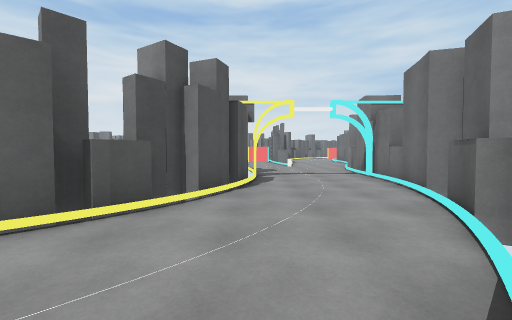
view 1 (above)

17 first-person views from a walk through a Unity game level. The camera is 1.4 m above the floor, tilts 2° down and sees 90° across. The floor is counted in squares, 2 m on a side. Each view is taken from the middle of a square. On the plan, view 1 faces up. The plan holds only what a view shows up to about 9 squares ahead; the rest is blank. The place goes on beyond the plan. The player character is not drawn.

view 2
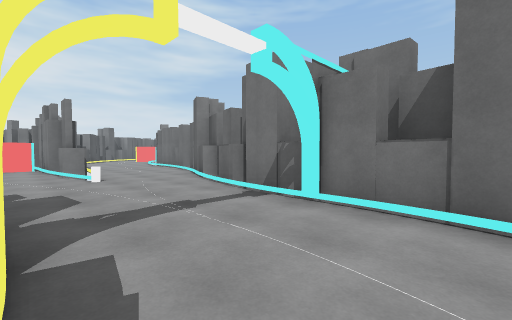

view 3
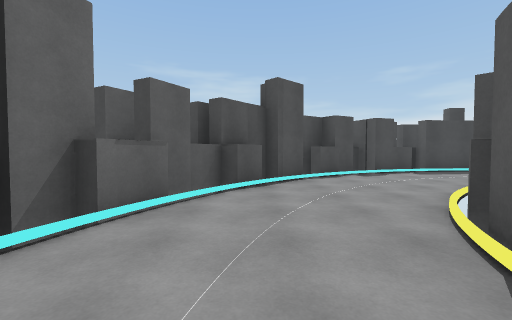

view 4
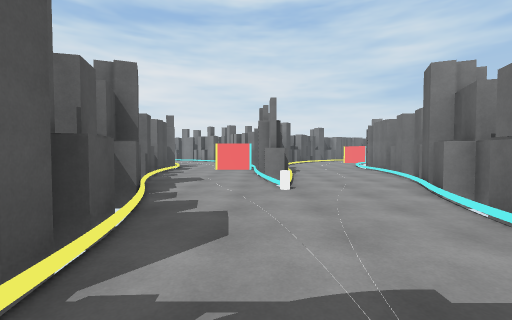

view 5
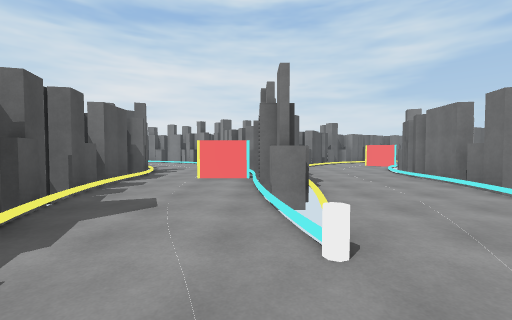

view 6
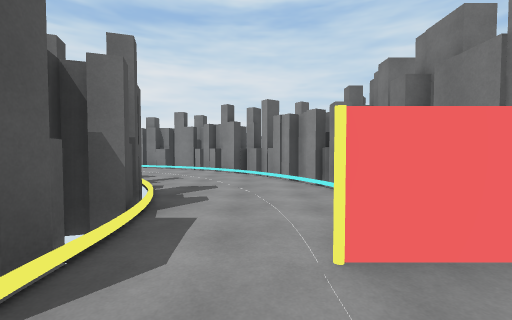

view 7
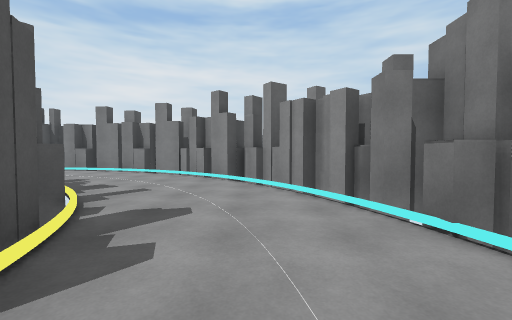

view 8
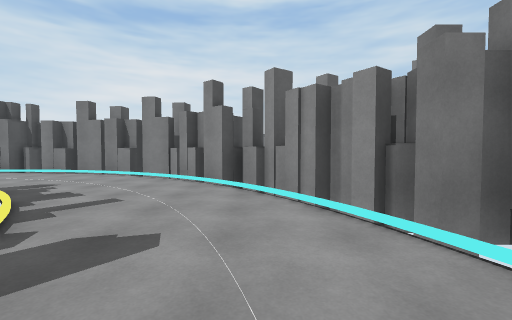

view 9
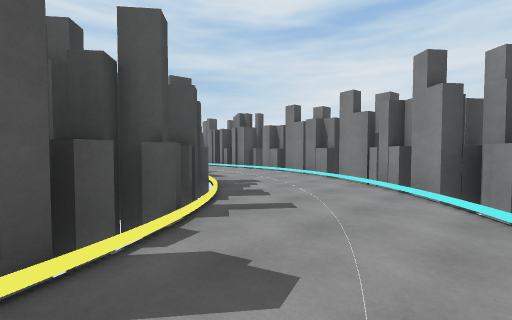

view 10
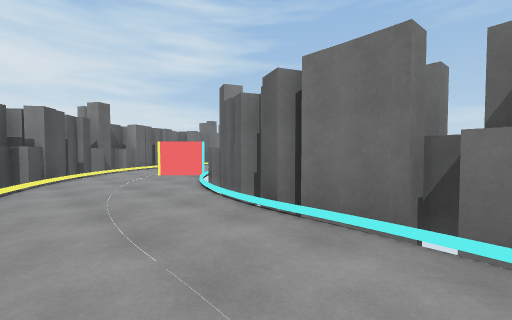

view 11
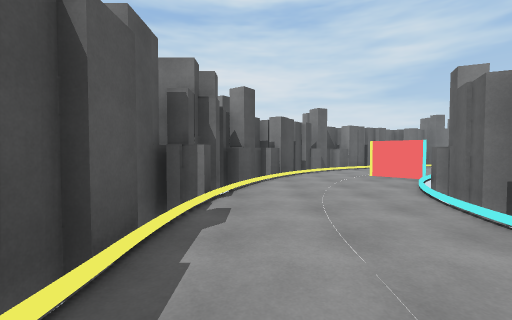

view 12
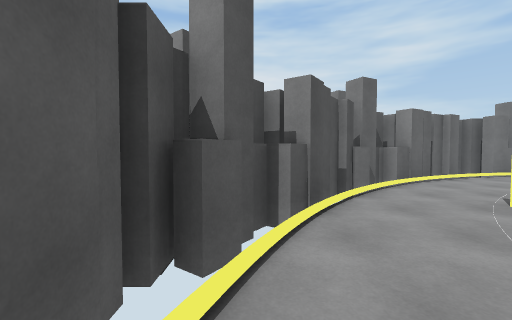

view 13
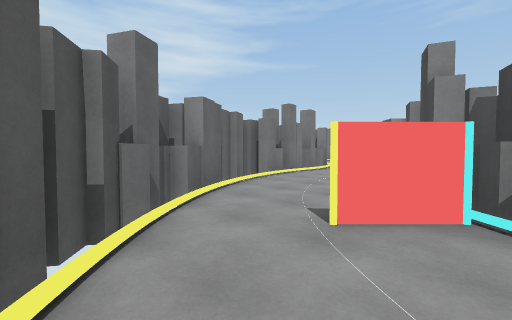

view 14
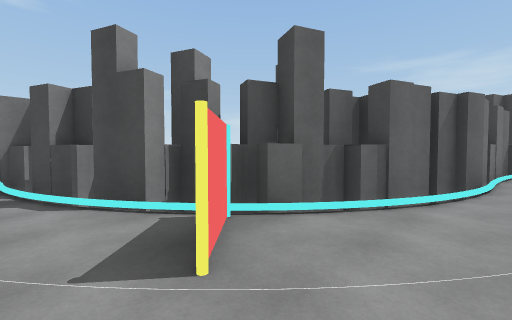

view 15
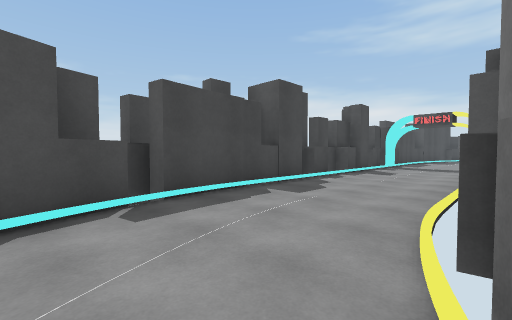

view 16
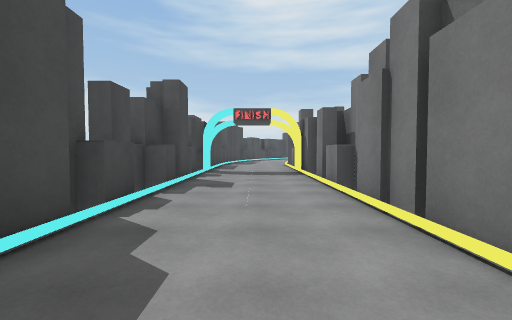

view 17
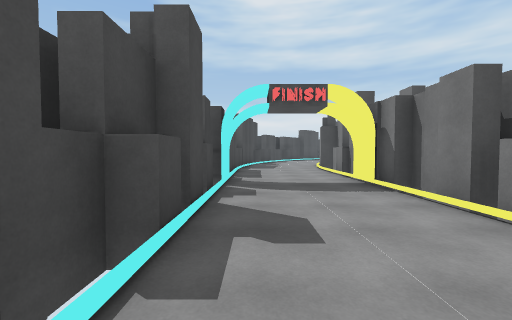

### Floor plan
Key: @ floor where view 1 was taken; # wall or solid block; x gap in a wall; . floor; = window, fence, low wall or low ledge; ^ raised ledge; O other object.
Columns run from 18 left of view 1 to 11 right of it. Each row starts with its distance up from view 1.
 27          ###                ##
 26          ..#####        #####.
 25           .... ###     #^#....
 24           ......##    ##.....
 23            ......##  ##......#
 22             #.....###^..OO.###
 21             ###...####...####
 20              ##....##....##
 19               ##...#^...##
 18                #...##...##
 17                #..###...#
 16                #...##...#
 15                #...#^...#
 14                ##...x..##
 13                 #... ..#
 12                 #...=..#
 11                  ^....^#
 10                  #....#
  9                  #....#
  8                  #....#
  7                  ##...#
  6                  #....#
  5                  #...##
  4                 ##...#
  3                 #....#
  2                 ....##
  1  ######^### ^##....###
  0 ..................@##
 -1 .................^##
 -2 ...............####
 -3 ##^########^##^##
 -4              #

Where each view was taken, in squares from view 1:
view 1: 0 up, 0 right, facing up
view 2: 5 up, 0 right, facing up-right
view 3: 6 up, 1 right, facing down
view 4: 7 up, 1 right, facing up
view 5: 10 up, 1 right, facing up
view 6: 15 up, 1 left, facing up
view 7: 17 up, 1 left, facing up
view 8: 18 up, 1 left, facing up
view 9: 19 up, 1 left, facing up-left
view 10: 15 up, 3 right, facing up-right
view 11: 15 up, 3 right, facing up
view 12: 19 up, 3 right, facing up
view 13: 21 up, 4 right, facing up-right
view 14: 23 up, 5 right, facing down-right
view 15: 1 up, 3 left, facing down-left
view 16: 1 down, 6 left, facing left
view 17: 2 down, 9 left, facing left
